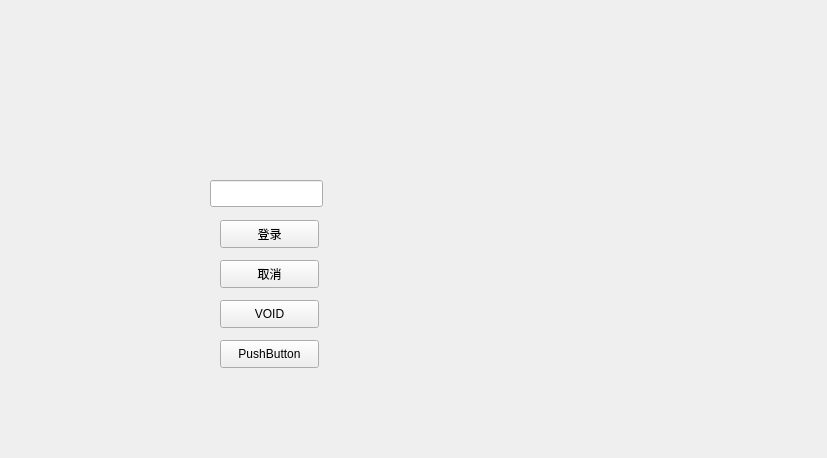
<?xml version="1.0" encoding="UTF-8"?>
<ui version="4.0">
 <class>Widget</class>
 <widget class="QWidget" name="Widget">
  <property name="enabled">
   <bool>true</bool>
  </property>
  <property name="geometry">
   <rect>
    <x>0</x>
    <y>0</y>
    <width>827</width>
    <height>458</height>
   </rect>
  </property>
  <property name="windowTitle">
   <string>Qt界面</string>
  </property>
  <widget class="QLineEdit" name="lineEdit">
   <property name="geometry">
    <rect>
     <x>210</x>
     <y>180</y>
     <width>113</width>
     <height>27</height>
    </rect>
   </property>
  </widget>
  <widget class="QPushButton" name="pushButton">
   <property name="geometry">
    <rect>
     <x>220</x>
     <y>220</y>
     <width>99</width>
     <height>28</height>
    </rect>
   </property>
   <property name="text">
    <string>登录</string>
   </property>
  </widget>
  <widget class="QPushButton" name="pushButton_2">
   <property name="geometry">
    <rect>
     <x>220</x>
     <y>260</y>
     <width>99</width>
     <height>28</height>
    </rect>
   </property>
   <property name="text">
    <string>取消</string>
   </property>
  </widget>
  <widget class="QPushButton" name="pushButton_3">
   <property name="geometry">
    <rect>
     <x>220</x>
     <y>300</y>
     <width>99</width>
     <height>28</height>
    </rect>
   </property>
   <property name="text">
    <string>VOID</string>
   </property>
  </widget>
  <widget class="QPushButton" name="pushButton_4">
   <property name="geometry">
    <rect>
     <x>220</x>
     <y>340</y>
     <width>99</width>
     <height>28</height>
    </rect>
   </property>
   <property name="text">
    <string>PushButton</string>
   </property>
  </widget>
 </widget>
 <resources/>
 <connections/>
</ui>
